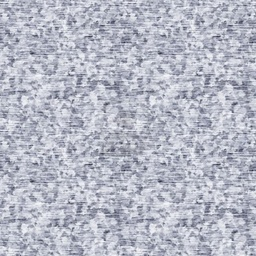
#> input picture Laboratorio_9_Textons/train/1_1.jpg, 256 x 256 px, shrunk from 640 x 640 before the run; its folder holds 4 pictures in this run
$ jupyter execute --allow-errors Kmeans_Textons.ipynb
#> lines starting #> are read from the running program, lines starting #| are printed output that depends on the picture
[cell 1]
#se importan las librerias
import numpy as np
import matplotlib.pyplot as plt
from sklearn.cluster import KMeans
import glob
from sklearn.metrics import confusion_matrix
import skimage.io as io
import os
from skimage.color import rgb2gray
from scipy.io import loadmat, savemat
from scipy.signal import correlate2d
from scipy.spatial import distance
from sklearn.metrics import accuracy_score

[cell 2]
#Se obtienen las direcciones del sistema para el workspace actual
current_directory = os.getcwd()
# se cargan las rutas de las imagenes de entrenamiento y validación
train_paths = glob.glob(os.path.join(current_directory,'train','*.jpg'))
valid_paths = glob.glob(os.path.join(current_directory,'val','*.jpg'))

[cell 3]
valid_paths

[cell 4]
# se leen las imagenes alojadas en las rutas especificadas
imagenes_train = []
for file_train in train_paths:
    img_train = io.imread(file_train)
#> img_train is the input picture: shape (256, 256, 3); mean R, G, B 181.8, 184.7, 197.5
    imagenes_train.append(img_train)

imagenes_valid = []
#> imagenes_valid = []
for file_valid in valid_paths:
    img_valid = plt.imread(file_valid)
    imagenes_valid.append(img_valid)

[cell 5]
len(imagenes_valid)
#> Out = 0

[cell 6]
# se obtienen los histogramas para cada canal de cada imagen
fig, (ax1,ax2,ax3) = plt.subplots(1,3, figsize=(12,5))

fig.suptitle('Bins 256')
ax1.hist(imagenes_train[0][:, :, 0].ravel(), bins = 256, color = 'red', alpha = 0.5,density=True )# se grafica el canal rojo
ax1.hist(imagenes_train[0][:, :, 1].ravel(), bins = 256, color = 'Green', alpha = 0.5,density=True )# se grafica el canal verde
ax1.hist(imagenes_train[0][:, :, 2].ravel(), bins = 256, color = 'Blue', alpha = 0.5, density=True )# se grafica el canal azul
ax1.set_xlabel('Intensity Value')
ax1.set_title('clase 1')


ax2.hist(imagenes_train[2][:, :, 0].ravel(), bins = 256, color = 'red', alpha = 0.5,density=True )
ax2.hist(imagenes_train[2][:, :, 1].ravel(), bins = 256, color = 'Green', alpha = 0.5,density=True )
ax2.hist(imagenes_train[2][:, :, 2].ravel(), bins = 256, color = 'Blue', alpha = 0.5, density=True )
ax2.set_xlabel('Intensity Value')
ax2.set_title('clase 2')


#> (the rest of this cell did not finish here and is left out)

[cell 7]
# se obtienen los histogramas para cada canal de cada imagen
fig, (ax1,ax2,ax3) = plt.subplots(1,3, figsize=(12,5))

fig.suptitle('Bins 50')
ax1.hist(imagenes_train[0][:, :, 0].ravel(), bins = 50, color = 'red', alpha = 0.5,density=True )
ax1.hist(imagenes_train[0][:, :, 1].ravel(), bins = 50, color = 'Green', alpha = 0.5,density=True )
ax1.hist(imagenes_train[0][:, :, 2].ravel(), bins = 50, color = 'Blue', alpha = 0.5, density=True )
ax1.set_xlabel('Intensity Value')
ax1.set_title('clase 1')


ax2.hist(imagenes_train[2][:, :, 0].ravel(), bins = 50, color = 'red', alpha = 0.5,density=True )
ax2.hist(imagenes_train[2][:, :, 1].ravel(), bins = 50, color = 'Green', alpha = 0.5,density=True )
ax2.hist(imagenes_train[2][:, :, 2].ravel(), bins = 50, color = 'Blue', alpha = 0.5, density=True )
ax2.set_xlabel('Intensity Value')
ax2.set_title('clase 2')


#> (the rest of this cell did not finish here and is left out)

[cell 8]
# se obtienen y se concatenan los histogranas de cada canal para cada imagen
def get_hist(set_img, num_bins):
#> called with num_bins = 100
    histograms = []
    for img in set_img:
        (R_channel, _) = np.histogram(img[:,:,0].ravel(), bins = num_bins)
        (G_channel, _) = np.histogram(img[:,:,1].ravel(), bins = num_bins)
        (B_channel, _) = np.histogram(img[:,:,2].ravel(), bins = num_bins)
        hist = np.concatenate([R_channel,G_channel,B_channel], axis=0)# se concatenan los histogramas de cada canal
        hist = hist/img.shape[0]*img.shape[1]# se normaliza el histograma
        hist = hist.astype("int")
        histograms.append(hist)# se guarda en la lista que contiene los histograma concatenados para cada imagen
    return np.array(histograms)

hist_train_2 = get_hist(imagenes_train, 100)# se obtiene la lista de histogramas para las imagenes de entrenamiento
hist_test_2 = get_hist(imagenes_valid, 100)# se obtiene la lista de histogramas para las imagenes de validación

[cell 9]
hist_test_2.shape
#> Out = (0,)

[cell 10]
np.random.seed(1) # se establece la semilla de aleatoriedad para permitir asegurar la replica del proceso computacional
kmeans256 = KMeans(n_clusters=3, random_state=0).fit(hist_train_2)# se ajusta el modelo Kmeans con 3 clusters
labels256 = kmeans256.labels_# se obtienen los label de la imaganes de entrenamiento
#> (the rest of this cell did not finish here and is left out)

[cell 11]
# se obtienen los histogramas para cada canal de cada imagen con su respectiva imagen y el cluset asignado por el modelo
fig, ((ax1,ax2),(ax3,ax4),(ax5,ax6)) = plt.subplots(3,2, figsize=(12,5))

fig.suptitle('Bins 100')
ax1.imshow(imagenes_train[0])
ax1.axis('off')
ax1.set_title('cluster {}'.format(labels256[0]))

ax2.hist(imagenes_train[0][:, :, 0].ravel(), bins = 50, color = 'red', alpha = 0.5,density=True )
ax2.hist(imagenes_train[0][:, :, 1].ravel(), bins = 50, color = 'Green', alpha = 0.5,density=True )
ax2.hist(imagenes_train[0][:, :, 2].ravel(), bins = 50, color = 'Blue', alpha = 0.5, density=True )
ax2.set_xlabel('Intensity Value')
#ax2.set_title('clase 2')

ax3.imshow(imagenes_train[1])
ax3.axis('off')
ax3.set_title('cluster {}'.format(labels256[1]))

ax4.hist(imagenes_train[1][:, :, 0].ravel(), bins = 50, color = 'red', alpha = 0.5,density=True )
ax4.hist(imagenes_train[1][:, :, 1].ravel(), bins = 50, color = 'Green', alpha = 0.5,density=True )
ax4.hist(imagenes_train[1][:, :, 2].ravel(), bins = 50, color = 'Blue', alpha = 0.5, density=True )
ax4.set_xlabel('Intensity Value')
#ax4.set_title('clase 3')

ax5.imshow(imagenes_train[2])
ax5.axis('off')
ax5.set_title('cluster {}'.format(labels256[2]))

ax6.hist(imagenes_train[2][:, :, 0].ravel(), bins = 50, color = 'red', alpha = 0.5,density=True )
ax6.hist(imagenes_train[2][:, :, 1].ravel(), bins = 50, color = 'Green', alpha = 0.5,density=True )
ax6.hist(imagenes_train[2][:, :, 2].ravel(), bins = 50, color = 'Blue', alpha = 0.5, density=True )
ax6.set_xlabel('Intensity Value')
#ax6.set_title('clase 3')

plt.tight_layout()

plt.show()
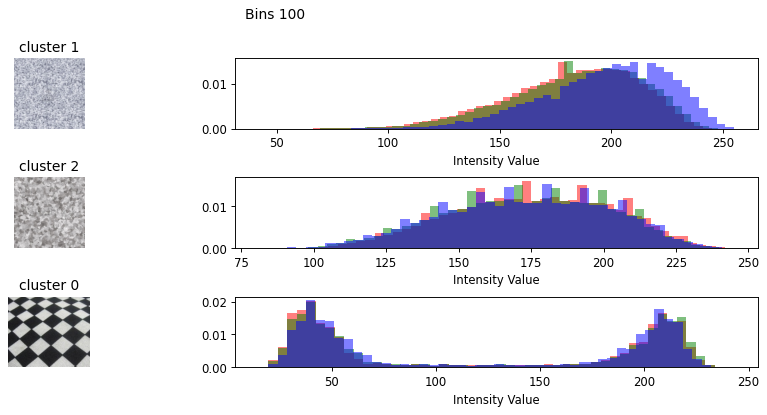
#> figure drawn by matplotlib, 6 panels; panel 2: tallest bar 0.0147 high, from x = 176 to 180; panel 2: tallest bar 0.0149 high, from x = 179 to 183; panel 2: tallest bar 0.0147 high, from x = 208.2 to 212.1; panel 4: tallest bar 0.0162 high, from x = 171.9 to 175

[cell 12]
# se obtienen los histogramas para cada canal de cada imagen con su respectiva imagen y el cluset asignado por el modelo
fig, ((ax1,ax2),(ax3,ax4),(ax5,ax6)) = plt.subplots(3,2, figsize=(12,5))

fig.suptitle('Bins 100')
ax1.imshow(imagenes_train[3])
ax1.axis('off')
ax1.set_title('cluster {}'.format(labels256[3]))

ax2.hist(imagenes_train[3][:, :, 0].ravel(), bins = 50, color = 'red', alpha = 0.5,density=True )
ax2.hist(imagenes_train[3][:, :, 1].ravel(), bins = 50, color = 'Green', alpha = 0.5,density=True )
ax2.hist(imagenes_train[3][:, :, 2].ravel(), bins = 50, color = 'Blue', alpha = 0.5, density=True )
ax2.set_xlabel('Intensity Value')
#ax2.set_title('clase 2')

#> (the rest of this cell did not finish here and is left out)

[cell 13]
# se obtienen los histogramas para cada canal de cada imagen con su respectiva imagen y el cluset asignado por el modelo
fig, ((ax1,ax2),(ax3,ax4),(ax5,ax6)) = plt.subplots(3,2, figsize=(12,5))

fig.suptitle('Bins 100')
#> (the rest of this cell did not finish here and is left out)

#> (a cell that did not finish here is left out)

## Textones

[cell 15]
#Cargar los datos
filtros_mat = loadmat('./filterbank.mat')
#> (reads Laboratorio_9_Textons/filterbank.mat from the repository)
#imprimir las claves del diccionario .mat
filtros = filtros_mat['filterbank']
print(filtros.shape)
filters = filtros.swapaxes(0,2) # se modifican las dimensiones del banco de filtros
print(filters.shape)

[cell 16]
def CalculateFilterResponse_201024204(grayscale_image, filters):
    resp = np.zeros(shape=(grayscale_image.shape[0],grayscale_image.shape[1], filters.shape[0]))
    for i in range(filters.shape[0]):
        resp[:,:,i] = correlate2d(grayscale_image, filters[i,:,:], boundary='symm', mode='same')
    return resp

[cell 17]
# prueba de la funcion CalculateFilterResponse_codigo
imagen_test = io.imread(train_paths[0], as_gray= True)
#> imagen_test: shape (256, 256) float64; min 0.178, max 0.972, mean 0.726
resp_tet = CalculateFilterResponse_201024204(imagen_test, filters)

[cell 18]
resp_tet.shape
#> Out = (256, 256, 18)

[cell 19]
# [25 lines left out: function CalculateTextonDictionary_201024204, not called in this run]

[cell 20]
#labels, centroids = CalculateTextonDictionary_201024204(train_paths, filters, 18, 'textonDictionary_201024204.mat')

[cell 21]
dict_textons5 = loadmat('textonDictionary_201024204.mat')#Se carga el diccionario de textones
#> (reads Laboratorio_9_Textons/textonDictionary_201024204.mat from the repository)
